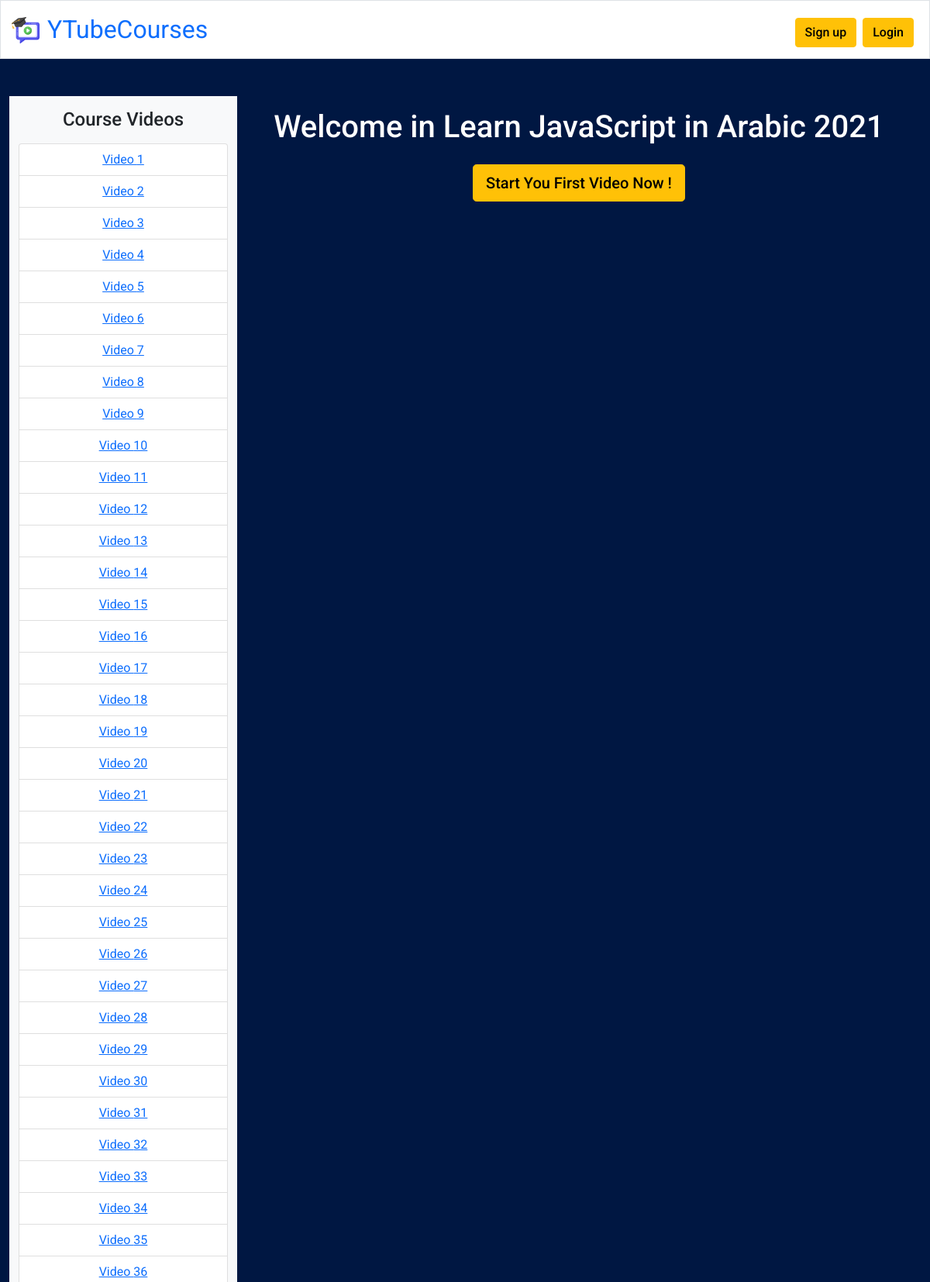
Page /course/6 (upper part) on the committed database.
### tables this page shows
CREATE TABLE 'videos' ('video_num' INTEGER NOT NULL, 'link' TEXT NOT NULL,'course_id' INTEGER);

CREATE TABLE 'courses' ('course_id' INTEGER PRIMARY KEY AUTOINCREMENT NOT NULL, 'name' TEXT NOT NULL, 'discription' TEXT, 'count' INTEGER, 'photo_link' TEXT,'channel_name' TEXT, 'time' INTEGER, 'playlist_link' INTEGER);

### app.py (the view)
@app.route('/course/<int:id>', methods=["GET", "POST"])
def course(id):
    coursess = db.execute("SELECT * FROM courses")
    for cours in coursess:
        if cours['course_id'] == id:
            videos = db.execute("SELECT * FROM videos WHERE course_id = ? ORDER BY 	video_num", id)
            return render_template('course.html', course=cours, videos=videos)
    return render_template('404.html'), 404

### app.py (called while the page is built)
@app.after_request
def after_request(response):
    response.headers["Cache-Control"] = "no-cache, no-store, must-revalidate"
    response.headers["Expires"] = 0
    response.headers["Pragma"] = "no-cache"
    return response

### templates/course.html (shortened to what this page needs)
{% extends "layout.html" %}
{% block main %}
<div class="container-fluid">
    <div class="row">
        <div class="col-md-3 bg-light">
            <h4 class="mt-3">Course Videos</h4>
            <ul class="list-group mt-3">
                {% for video in videos %}
                    <li class="list-group-item list-group-item-action"><a href="/course/{{course['course_id']}}/{{video['video_num']}}">Video {{video['video_num']}}</a></li>
                {% endfor %}
            </ul>
        </div>
        <div class="col-md-9 pt-3">
            <h1 class="featured">Welcome in {{course["name"]}}</h1>
            <a href="/course/{{course['course_id']}}/{{videos[0]['video_num']}}" class="btn btn-warning btn-lg mt-3">Start You First Video Now !</a>
        </div>
    </div>
</div>
{% endblock %}

### static/styles.css (style rules this page uses)
* { font-family: 'Roboto', sans-serif; }
body { background-color:#001742; padding:0px; }
.btn-warning { font-weight: 500; }
.featured { color:#fff; }

### rows in the picture
videos: video_num "1"
videos: video_num "2"
videos: video_num "3"
videos: video_num "4"
videos: video_num "5"
videos: video_num "6"
videos: video_num "7"
videos: video_num "8"
videos: video_num "9"
videos: video_num "10"
videos: video_num "11"
videos: video_num "12"
videos: video_num "13"
videos: video_num "14"
videos: video_num "15"
videos: video_num "16"
videos: video_num "17"
videos: video_num "18"
videos: video_num "19"
videos: video_num "20"
videos: video_num "21"
videos: video_num "22"
videos: video_num "23"
videos: video_num "24"
videos: video_num "25"
videos: video_num "26"
videos: video_num "27"
videos: video_num "28"
videos: video_num "29"
videos: video_num "30"
videos: video_num "31"
videos: video_num "32"
videos: video_num "33"
videos: video_num "34"
videos: video_num "35"
videos: video_num "36"
courses: name "Learn JavaScript in Arabic 2021"
